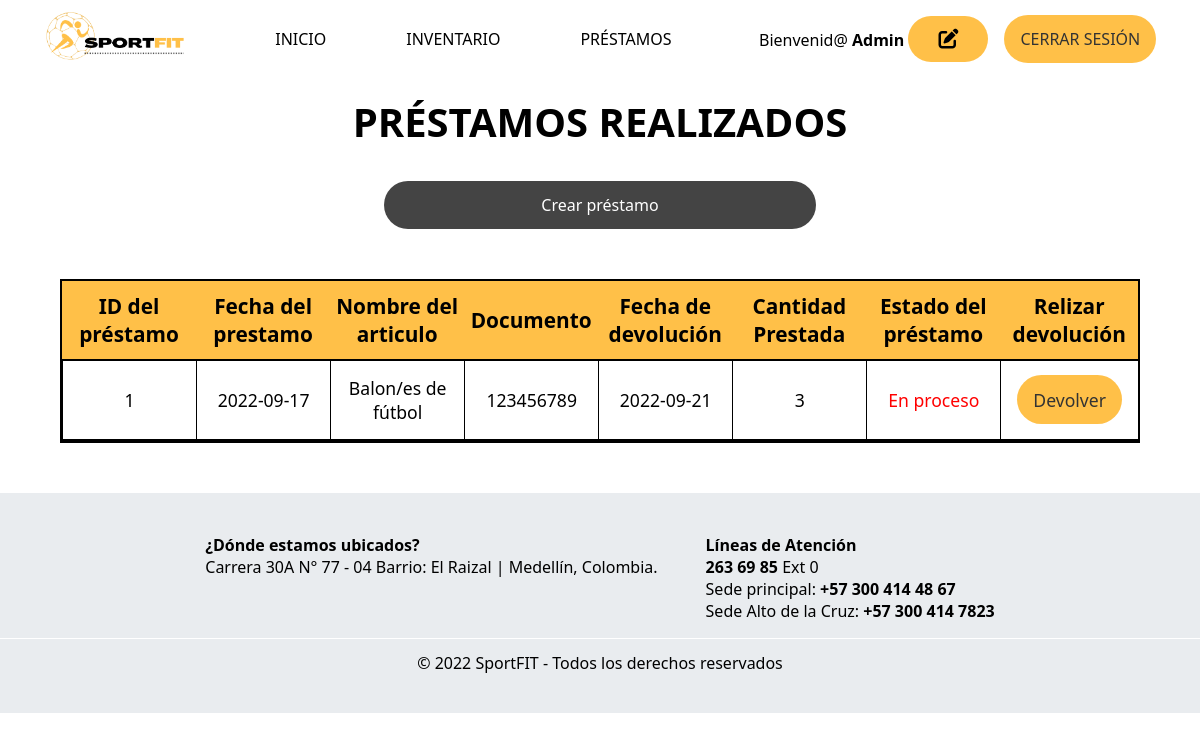
Screenshot of /vistas/tabla-prestamo.php (signed in) with the database file from the repository.
### tables this page shows
CREATE TABLE `usuarios` (
  `id` int(4) NOT NULL,
  `documento` int(11) NOT NULL,
  `nombre_completo` varchar(50) NOT NULL,
  `correo` varchar(200) NOT NULL,
  `contacto` varchar(11) NOT NULL,
  `contrasena` varchar(250) NOT NULL
);

CREATE TABLE `prestamo` (
  `id_prestamo` int(5) NOT NULL,
  `fecha_prestamo` date NOT NULL,
  `id_articulo` int(5) NOT NULL,
  `documento` int(11) NOT NULL,
  `fecha_devolucion` date NOT NULL,
  `cantidad` varchar(100) NOT NULL,
  `estado` varchar(20) NOT NULL
);

CREATE TABLE `articulo` (
  `id_articulo` int(5) NOT NULL,
  `tipo_articulo` varchar(30) NOT NULL,
  `cantidad` int(4) NOT NULL,
  `estado_articulo` varchar(30) NOT NULL,
  `descripcion` varchar(100) NOT NULL
);

### vistas/tabla-prestamo.php (the view, shortened to what this page needs)
<?php
	require '../php/conexion.php';
	if (isset($_SESSION['user_id'])) {
		$records = $conn->prepare('SELECT id, nombre_completo, correo, contrasena FROM usuarios WHERE id = :id');
		$records->bindParam(':id', $_SESSION['user_id']);
		$records->execute();
		$results = $records->fetch(PDO::FETCH_ASSOC);
	}
?>
<?php
require("../php/conexionsqli.php");
$sql = "SELECT * FROM prestamo";
?>
<!DOCTYPE html>
<html lang="es">
<head>
	<link rel="stylesheet" href="../css/styles.css" />
	<link rel="stylesheet" href="../css/inventario.css">
	<link rel="stylesheet" href="../css/prestamo.css">
    <link rel="stylesheet" href="https://cdnjs.cloudflare.com/ajax/libs/font-awesome/6.2.0/css/all.min.css" />
</head>
<body>
	<nav class="navbar">
        <a href="../index.php" class="logo" >
			<img src="../imgs/sportfit.png" alt="logo SportFit" />
        </a>
        <ul class="center-nav">
            <li><a href="../index.php">Inicio</a></li>
            <li><a href="inventario.php">Inventario</a></li>
            <li><a href="#">Préstamos</a></li>
        </ul>
        <div class="select">
            <p>Bienvenid@&nbsp;<strong><?php echo $results["nombre_completo"]; ?></strong><a href="editar-usuario.php" class="edit">&nbsp;<i class="fa-solid fa-pen-to-square"></i></a></p>
            <a href="logout.php" class="btn" id="iniciar-sesion">Cerrar sesión</a>
        </div>
    </nav>
	<main>
		<h2>PRÉSTAMOS REALIZADOS</h2>
		<div class="container-prestamos">
			<a href="prestamo.php" class="btn">Crear préstamo</a>
		</div>
		<div class="container-table">
			<div class="container-table-title">ID del préstamo</div>
			<div class="container-table-title">Fecha del prestamo</div>
			<div class="container-table-title">Nombre del articulo</div>
			<div class="container-table-title">Documento</div>
			<div class="container-table-title">Fecha de devolución</div>
			<div class="container-table-title">Cantidad Prestada</div>
			<div class="container-table-title">Estado del préstamo</div>
			<div class="container-table-title">Relizar devolución</div>
			<?php $resultado = mysqli_query($cnx, $sql);
			while($row = mysqli_fetch_assoc($resultado)) {?>
			<div class="container-table-info" id="id-row"><?php echo $row["id_prestamo"]; ?></div>
			<div class="container-table-info"><?php echo $row["fecha_prestamo"]; ?></div>
			<div class="container-table-info"><?php $sql_nombrearticulo = mysqli_query($cnx, "SELECT * FROM articulo WHERE id_articulo='{$row['id_articulo']}'"); $row_nombrearticulo = mysqli_fetch_assoc($sql_nombrearticulo); $resultado_nombrearticulo = $row_nombrearticulo['tipo_articulo']; echo $resultado_nombrearticulo;?></div>
			<div class="container-table-info"><?php echo $row["documento"]; ?></div>
			<div class="container-table-info"><?php echo $row["fecha_devolucion"]; ?></div>
			<div class="container-table-info"><?php echo $row["cantidad"]; ?></div>
			<div class="container-table-info estado-prestamo"><?php echo $row["estado"]; ?></div>
			<div class="container-table-info"><a href="actualizar-estado.php?id=<?php echo $row["id_prestamo"]?>" class="btn">Devolver</a></div>
			<?php } mysqli_free_result($resultado)?>
		</div>
		<footer>
			<ul class="footer-info">
				<li>
					<strong>¿Dónde estamos ubicados?</strong>
					<ul>
						<li><a href="https://goo.gl/maps/YQ8RRNZhMk4FwjLE9" target="_blank">Carrera 30A N° 77 - 04 Barrio: El Raizal | Medellín, Colombia.</a></li>
					</ul>
				</li>
				<li>
					<strong>Líneas de Atención</strong>
					<ul>
						<li>
							<strong><a href="tel:+572636985">263 69 85</a></strong> Ext 0
						</li>
						<li>
							Sede principal: <strong><a href="tel:+573004144867">+57 300 414 48 67</a></strong>
						</li>
						<li>
							Sede Alto de la Cruz: <strong><a href="tel:+573004147823">+57 300 414 7823</a></strong>
						</li>
					</ul>
				</li>
			</ul>
			<div class="separador"></div>
			<div class="copyright">© 2022 SportFIT - Todos los derechos reservados</div>
		</footer>
	</main>
</body>
</html>

### css/styles.css (style rules this page uses)
:root { --orange-color: #ffc048; --dark-gray-color: #1e272e; --blue-color: #aebebb; }
* { margin: 0; padding: 0; box-sizing: border-box; font-family: system-ui; }
ul { list-style: none; }
a { text-decoration: none; color: #000; }
.btn { background: var(--orange-color); padding: 0.8rem 1rem; border-radius: 30rem; border: none; cursor: pointer; color: #333; font-weight: 500; width: fit-content; transition: background 200ms ease-out; }
.navbar { position: relative; top: 0; display: flex; justify-content: space-around; align-items: center; text-transform: uppercase; padding: 0.6em 0; flex-wrap: wrap; background: #fff; }
.logo { width: 12%; transition: transform 250ms ease; }
.navbar img { width: 100%; }
.center-nav { display: flex; gap: 5em; }
.center-nav a { position: relative; transition: color 200ms ease-out; }
.center-nav a::before { content: ''; bottom: -2px; left: 0; width: 0%; height: 2px; position: absolute; background: #000; transition: width 200ms ease-out, color 200ms ease-out; }
.select { display: flex; align-items: center; gap: 1em; }
.select p { text-transform: capitalize; }
i { font-size: 20px; border-radius: 50px; padding: 12.8px 1.5em; background-color: var(--orange-color); transition: background 200ms ease-out; }
footer { display: flex; flex-direction: column; justify-content: center; height: 220px; background-color: #e9ecef; }
.footer-info { display: flex; justify-content: center; gap: 3em; padding: 1em 0; }
footer .separador { width: 100%; height: .1em; background-color: #fff; margin: 0 auto; }
footer .copyright { text-align: center; line-height: 3em; }

### css/inventario.css (style rules this page uses)
:root { --orange-color: #ffc048; --dark-gray-color: #1e272e; --blue-color: #aebebb; }
main { padding: 1rem 0 0 0; }
main h2 { font-size: 2.5rem; text-align: center; }
.container-table { background: white; border: 2px solid black; display: grid; grid-auto-rows: 100px; grid-template-columns: repeat(6, 1fr); margin: 50px auto; width: 90%; }
.container-table-title, .container-table-info { align-items: center; border-bottom: 2px solid black; display: flex; justify-content: center; text-align: center; }
.container-table-title { background: #ffc048; font-size: 1.3rem; font-weight: bold; }
.container-table-info { border-left: 1px solid black; font-size: 1.1rem; padding: 1rem; }

### css/prestamo.css (style rules this page uses)
.container-prestamos { display: flex; justify-content: center; margin-top: 2em; width: 90%; position: relative; left: 50%; transform: translate(-50%); }
.container-prestamos a { background-color: #444; color: #fff; width: 40%; text-align: center; }
.container-table { grid-auto-rows: 80px; grid-template-columns: repeat(8, 1fr); }
.estado-prestamo { color: red; user-select: none; }

### rows the page displays
usuarios: nombre_completo "Admin"
prestamo: id_prestamo "1", fecha_prestamo "2022-09-17", id_articulo.tipo_articulo "Balon/es de fútbol", documento "123456789", fecha_devolucion "2022-09-21", cantidad "3", estado "En proceso"
